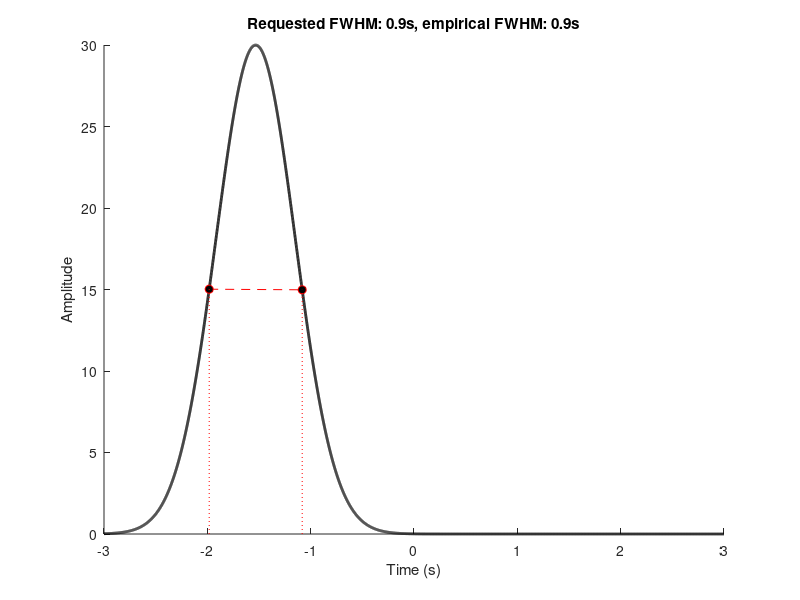

MATLAB code to generate this figure:
%% Gaussian
% formula 1: amplitude * e^ (- (time - peak time)^2/ 2 s^2)
% amplitude : strength ? y axis.
% e : exponential : exp() function
% peak time : time point at the peak
% s : full width at half maximum.
% formula 2 : amplitude * exp ((-4 * log(2) * time^2) / h ^2)
% h = full width at half maximum (fwhm) in seconds.
% second formula is easier for expressing the main parameter "h".
% log part works as a normalization factor.

% simulation parameters
time  = -3:1/1000:3;
ptime = -1.5324;  % peak time 
ampl  = 30; % amplitude
fwhm  = .9;

% Gaussian
gwin = ampl* exp(-(4*log(2)*(time-ptime).^2) / fwhm^2);

% empirical FWHM
gwinN   = gwin./max(gwin); %normalizing the amp to 0 to 1. nec when determining the fwhm
midp    = dsearchn(time',ptime); % finding the peak time point
pst5    = midp-1+dsearchn(gwinN(midp:end)',.5); % pre half maximum time point
pre5    = dsearchn(gwinN(1:midp)',.5); % post half maximum time point
empfwhm = time(pst5) - time(pre5); %full width at half maximum


% visualize
figure(3), clf, hold on
plot(time,gwin,'k','linew',2)
plot(time([pre5 pst5]),gwin([pre5 pst5]),'ro--','markerfacecolor','k')
plot(time([pre5 pre5]),[0 gwin(pre5)],'r:')
plot(time([pst5 pst5]),[0 gwin(pst5)],'r:')
title([ 'Requested FWHM: ' num2str(fwhm) 's, empirical FWHM: ' num2str(empfwhm) 's' ])
xlabel('Time (s)'), ylabel('Amplitude')